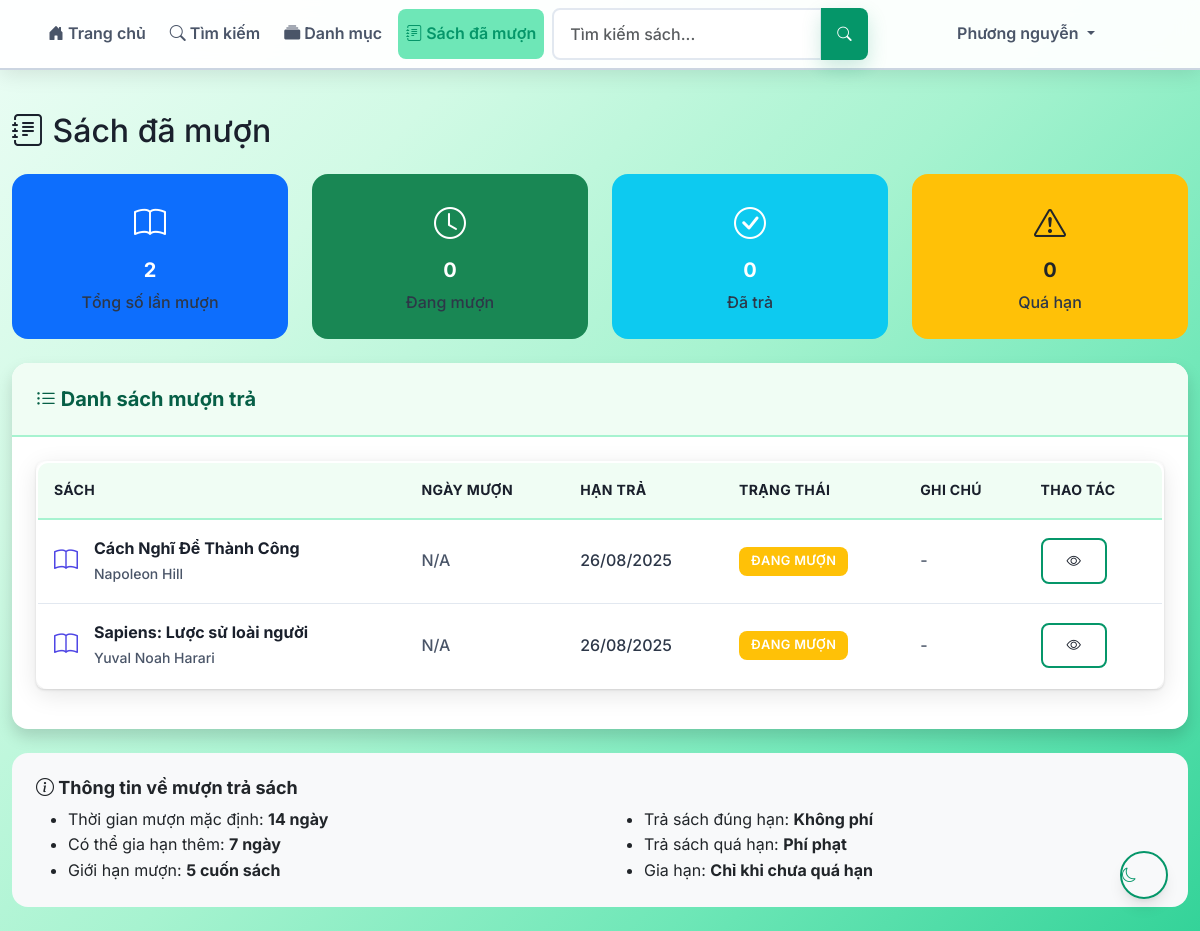
The page /my-loans (signed in) on the database its author committed.
### app/models/user.py (models this page shows, shortened)
class User(UserMixin, db.Model):
    __tablename__ = 'users'
    id = db.Column(db.Integer, primary_key=True)
    username = db.Column(db.String(80), unique=True, nullable=False)
    email = db.Column(db.String(120), unique=True, nullable=False)
    password_hash = db.Column(db.String(255), nullable=False)
    full_name = db.Column(db.String(100), nullable=False)
    role = db.Column(db.String(20), default='user')
    is_active = db.Column(db.Boolean, default=True)
    created_at = db.Column(db.DateTime, default=datetime.utcnow)
    loans = db.relationship('Loan', backref='user_ref', lazy=True)
    def is_admin(self):
        return self.role == 'admin'
    def is_librarian(self):
        return self.role in ['admin', 'librarian']

### app/models/loan.py (models this page shows, shortened)
class Loan(db.Model):
    __tablename__ = 'loans'
    id = db.Column(db.Integer, primary_key=True)
    user_id = db.Column(db.Integer, db.ForeignKey('users.id'), nullable=False)
    book_id = db.Column(db.Integer, db.ForeignKey('books.id'), nullable=False)
    loan_date = db.Column(db.DateTime, default=datetime.utcnow, nullable=False)
    due_date = db.Column(db.DateTime, nullable=False)
    return_date = db.Column(db.DateTime)
    status = db.Column(db.String(20), default='borrowed')  # borrowed, returned, overdue
    user = db.relationship('User')
    book = db.relationship('Book')
    def is_overdue(self):
        if self.status == 'returned':
            return False
        return datetime.utcnow() > self.due_date
    def get_status_display(self):
        if self.status == 'returned':
            return 'Đã trả'
        elif self.is_overdue():
            return 'Quá hạn'
        else:
            return 'Đang mượn'

### app/models/book.py (models this page shows, shortened)
class Book(db.Model):
    __tablename__ = 'books'
    id = db.Column(db.Integer, primary_key=True)
    isbn = db.Column(db.String(20), unique=True, nullable=False)
    title = db.Column(db.String(200), nullable=False)
    author = db.Column(db.String(100), nullable=False)
    publisher = db.Column(db.String(100))
    publication_year = db.Column(db.Integer)
    category = db.Column(db.String(50))
    description = db.Column(db.Text)
    total_copies = db.Column(db.Integer, default=1)
    available_copies = db.Column(db.Integer, default=1)  # Giữ lại để tương thích
    location = db.Column(db.String(100))
    is_active = db.Column(db.Boolean, default=True)
    created_at = db.Column(db.DateTime, default=datetime.utcnow)
    loans = db.relationship('Loan', foreign_keys='Loan.book_id')

### app/routes/loans.py (the view)
@loans_bp.route('/my-loans')
@login_required
def my_loans():
    page = request.args.get('page', 1, type=int)
    per_page = 10
    loans = Loan.query.filter_by(user_id=current_user.id).order_by(Loan.loan_date.desc()).paginate(
        page=page, per_page=per_page, error_out=False
    )
    overdue_count = Loan.query.filter(
        Loan.user_id == current_user.id,
        Loan.status == 'borrowed',
        Loan.due_date < datetime.now()
    ).count()
    borrowed_count = Loan.query.filter(
        Loan.user_id == current_user.id,
        Loan.status == 'borrowed'
    ).count()
    returned_count = Loan.query.filter(
        Loan.user_id == current_user.id,
        Loan.status == 'returned'
    ).count()
    overdue_loans_list = Loan.query.filter(
        Loan.user_id == current_user.id,
        Loan.status == 'borrowed',
        Loan.due_date < datetime.now()
    ).all()
    return render_template('loans/my_loans.html',
                         loans=loans,
                         overdue_count=overdue_count,
                         borrowed_count=borrowed_count,
                         returned_count=returned_count,
                         overdue_loans_list=overdue_loans_list)

### app/models/user.py (called while the page is built)
@login_manager.user_loader
def load_user(user_id):
    return User.query.get(int(user_id))

### app/templates/loans/my_loans.html (shortened to what this page needs)
{% extends "base.html" %}
{% block content %}
<div class="row">
    <div class="col-12">
        <h1 class="h2 mb-4">
            <i class="bi bi-journal-text"></i> Sách đã mượn
        </h1>
    </div>
</div>
<div class="row mb-4">
    <div class="col-md-3">
        <div class="card text-center bg-primary text-white">
            <div class="card-body">
                <i class="bi bi-book" style="font-size: 2rem;"></i>
                <h5 class="card-title mt-2">{{ loans.total if loans.total else 0 }}</h5>
                <p class="card-text mb-0">Tổng số lần mượn</p>
            </div>
        </div>
    </div>
    <div class="col-md-3">
        <div class="card text-center bg-success text-white">
            <div class="card-body">
                <i class="bi bi-clock" style="font-size: 2rem;"></i>
                <h5 class="card-title mt-2">{{ borrowed_count }}</h5>
                <p class="card-text mb-0">Đang mượn</p>
            </div>
        </div>
    </div>
    <div class="col-md-3">
        <div class="card text-center bg-info text-white">
            <div class="card-body">
                <i class="bi bi-check-circle" style="font-size: 2rem;"></i>
                <h5 class="card-title mt-2">{{ returned_count }}</h5>
                <p class="card-text mb-0">Đã trả</p>
            </div>
        </div>
    </div>
    <div class="col-md-3">
        <div class="card text-center bg-warning text-dark">
            <div class="card-body">
                <i class="bi bi-exclamation-triangle" style="font-size: 2rem;"></i>
                <h5 class="card-title mt-2">{{ overdue_count }}</h5>
                <p class="card-text mb-0">Quá hạn</p>
            </div>
        </div>
    </div>
</div>
{% if loans.items %}
    <div class="card shadow">
        <div class="card-header">
            <h5 class="mb-0">
                <i class="bi bi-list-ul"></i> Danh sách mượn trả
            </h5>
        </div>
        <div class="card-body">
            <div class="table-responsive">
                <table class="table table-hover">
                    <thead>
                        <tr>
                            <th>Sách</th>
                            <th>Ngày mượn</th>
                            <th>Hạn trả</th>
                            <th>Trạng thái</th>
                            <th>Ghi chú</th>
                            <th>Thao tác</th>
                        </tr>
                    </thead>
                    <tbody>
                        {% for loan in loans.items %}
                        <tr class="{% if loan.is_overdue() and loan.status == 'borrowed' %}table-warning{% endif %}">
                            <td>
                                <div class="d-flex align-items-center">
                                    <div class="book-icon me-3">
                                        <i class="bi bi-book text-primary" style="font-size: 1.5rem;"></i>
                                    </div>
                                    <div>
                                        <a href="{{ url_for('books.book_detail', book_id=loan.book.id) }}" class="text-decoration-none fw-bold">
                                            {{ loan.book.title }}
                                        </a>
                                        <br>
                                        <small class="text-muted">{{ loan.book.author }}</small>
                                    </div>
                                </div>
                            </td>
                            <td>
                                {% if loan.borrowed_date %}
                                    {{ loan.borrowed_date.strftime('%d/%m/%Y') }}
                                {% else %}
                                    <span class="text-muted">N/A</span>
                                {% endif %}
                            </td>
                            <td>
                                {% if loan.due_date %}
                                    <span class="{% if loan.is_overdue() and loan.status == 'borrowed' %}text-danger fw-bold{% endif %}">
                                        {{ loan.due_date.strftime('%d/%m/%Y') }}
                                    </span>
                                {% else %}
                                    <span class="text-muted">N/A</span>
                                {% endif %}
                            </td>
                            <td>
                                <span class="badge {% if loan.status == 'borrowed' %}bg-primary{% elif loan.status == 'returned' %}bg-success{% else %}bg-warning{% endif %}">
                                    {{ loan.get_status_display() }}
                                </span>
                            </td>
                            <td>
                                {% if loan.notes %}
                                    {{ loan.notes }}
                                {% else %}
                                    <span class="text-muted">-</span>
                                {% endif %}
                            </td>
                            <td>
                                <div class="btn-group" role="group">
                                    <a href="{{ url_for('books.book_detail', book_id=loan.book.id) }}" class="btn btn-outline-primary btn-sm" title="Xem chi tiết">
                                        <i class="bi bi-eye"></i>
                                    </a>
                                </div>
                            </td>
                        </tr>
                        {% endfor %}
                    </tbody>
                </table>
            </div>
        </div>
    </div>
{% endif %}
<div class="row mt-4">
    <div class="col-12">
        <div class="card bg-light">
            <div class="card-body">
                <h6 class="card-title">
                    <i class="bi bi-info-circle"></i> Thông tin về mượn trả sách
                </h6>
                <div class="row">
                    <div class="col-md-6">
                        <ul class="mb-0">
                            <li>Thời gian mượn mặc định: <strong>14 ngày</strong></li>
                            <li>Có thể gia hạn thêm: <strong>7 ngày</strong></li>
                            <li>Giới hạn mượn: <strong>5 cuốn sách</strong></li>
                        </ul>
                    </div>
                    <div class="col-md-6">
                        <ul class="mb-0">
                            <li>Trả sách đúng hạn: <strong>Không phí</strong></li>
                            <li>Trả sách quá hạn: <strong>Phí phạt</strong></li>
                            <li>Gia hạn: <strong>Chỉ khi chưa quá hạn</strong></li>
                        </ul>
                    </div>
                </div>
            </div>
        </div>
    </div>
</div>
{% endblock %}

### app/templates/base.html (shortened to what this page needs)
<!DOCTYPE html>
<html lang="vi">
<head>
    <link href="https://cdn.jsdelivr.net/npm/bootstrap@5.3.0/dist/css/bootstrap.min.css" rel="stylesheet">
    <link href="https://cdn.jsdelivr.net/npm/bootstrap-icons@1.10.0/font/bootstrap-icons.css" rel="stylesheet">
    <link rel="stylesheet" href="{{ url_for('static', filename='css/style.css') }}">
</head>
<body>
    <nav class="navbar navbar-expand-lg navbar-light fixed-top">
        <div class="container">
            <div class="collapse navbar-collapse" id="navbarNav">
                <ul class="navbar-nav me-auto">
                    <li class="nav-item">
                        <a class="nav-link {% if request.endpoint == 'books.index' %}active{% endif %}" href="{{ url_for('books.index') }}">
                            <i class="bi bi-house-door-fill"></i> Trang chủ
                        </a>
                    </li>
                    <li class="nav-item">
                        <a class="nav-link {% if request.endpoint == 'books.search' %}active{% endif %}" href="{{ url_for('books.search') }}">
                            <i class="bi bi-search"></i> Tìm kiếm
                        </a>
                    </li>
                    <li class="nav-item">
                        <a class="nav-link {% if request.endpoint == 'books.categories' %}active{% endif %}" href="{{ url_for('books.categories') }}">
                            <i class="bi bi-collection-fill"></i> Danh mục
                        </a>
                    </li>
                    {% if current_user.is_authenticated %}
                        <li class="nav-item">
                            <a class="nav-link {% if request.endpoint == 'loans.my_loans' %}active{% endif %}" href="{{ url_for('loans.my_loans') }}">
                                <i class="bi bi-journal-text"></i> Sách đã mượn
                            </a>
                        </li>
                    {% endif %}
                </ul>
                <form class="d-flex me-3" action="{{ url_for('books.search') }}" method="GET">
                    <div class="input-group">
                        <input class="form-control" type="search" name="q" placeholder="Tìm kiếm sách..."
                               value="{{ request.args.get('q', '') }}" style="border-radius: var(--radius) 0 0 var(--radius);">
                        <button class="btn btn-primary" type="submit" style="border-radius: 0 var(--radius) var(--radius) 0;">
                            <i class="bi bi-search"></i>
                        </button>
                    </div>
                </form>
                <ul class="navbar-nav">
                    {% if current_user.is_authenticated %}
                        <li class="nav-item dropdown">
                            <a class="nav-link dropdown-toggle" href="#" role="button" aria-expanded="false">
                                 {{ current_user.full_name }}
                            </a>
                        </li>
                    {% endif %}
                </ul>
            </div>
        </div>
    </nav>
    <main class="container my-4" style="margin-top: 6rem !important;">
        {% block content %}{% endblock %}
    </main>
</body>
</html>

### rows shown on the page
User: full_name "Phương nguyễn"
Loan: book "Cách Nghĩ Để Thành Công", book.author "Napoleon Hill", due_date "26/08/2025", status "ĐANG MƯỢN"
Loan: book "Sapiens: Lược sử loài người", book.author "Yuval Noah Harari", due_date "26/08/2025", status "ĐANG MƯỢN"

### other values the page prints
{{ loans.total if loans.total else 0 }} "2"
{{ borrowed_count }} "0"
{{ returned_count }} "0"
{{ overdue_count }} "0"
